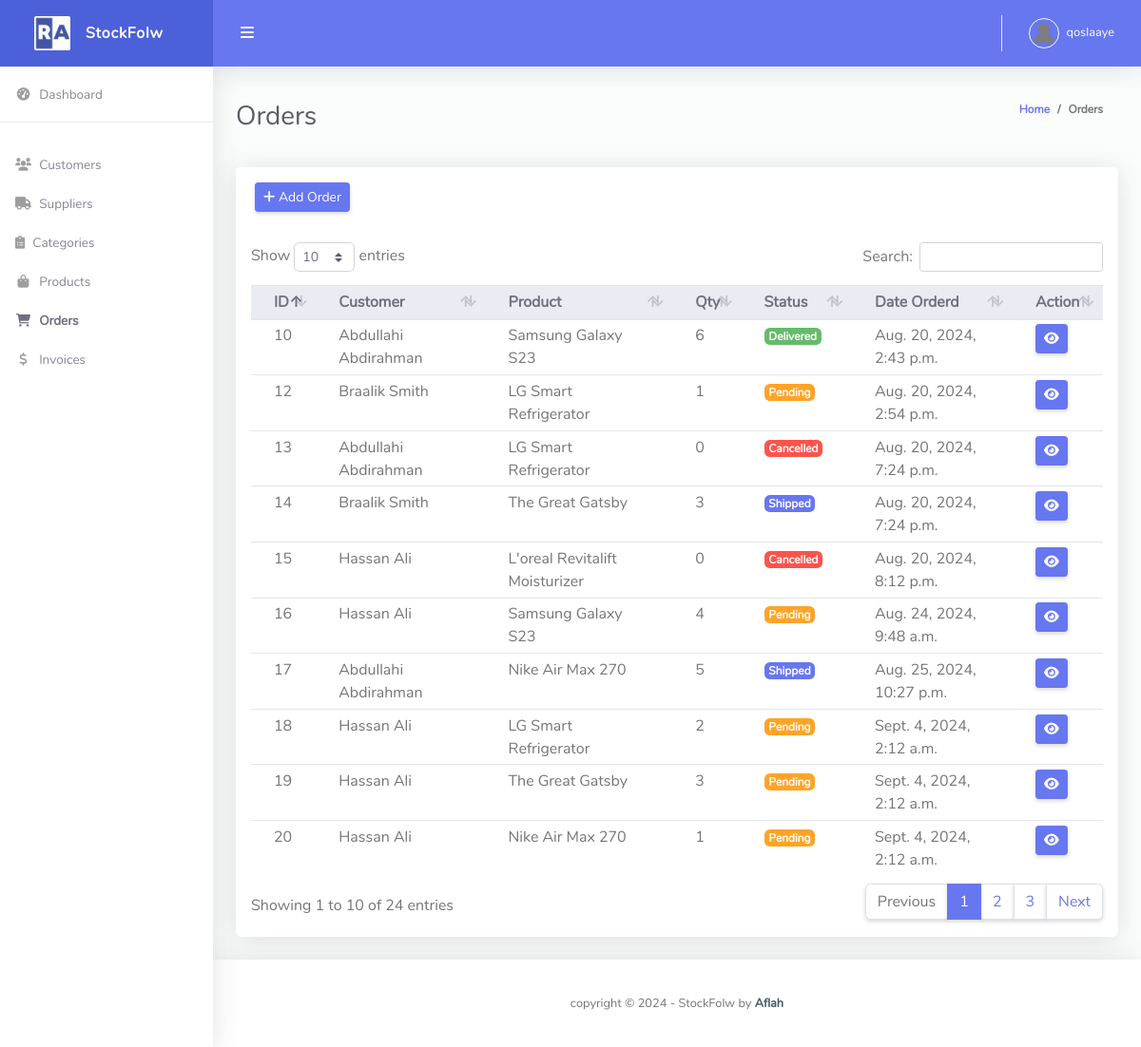
Page /order/ (signed in) on the earlier database version.
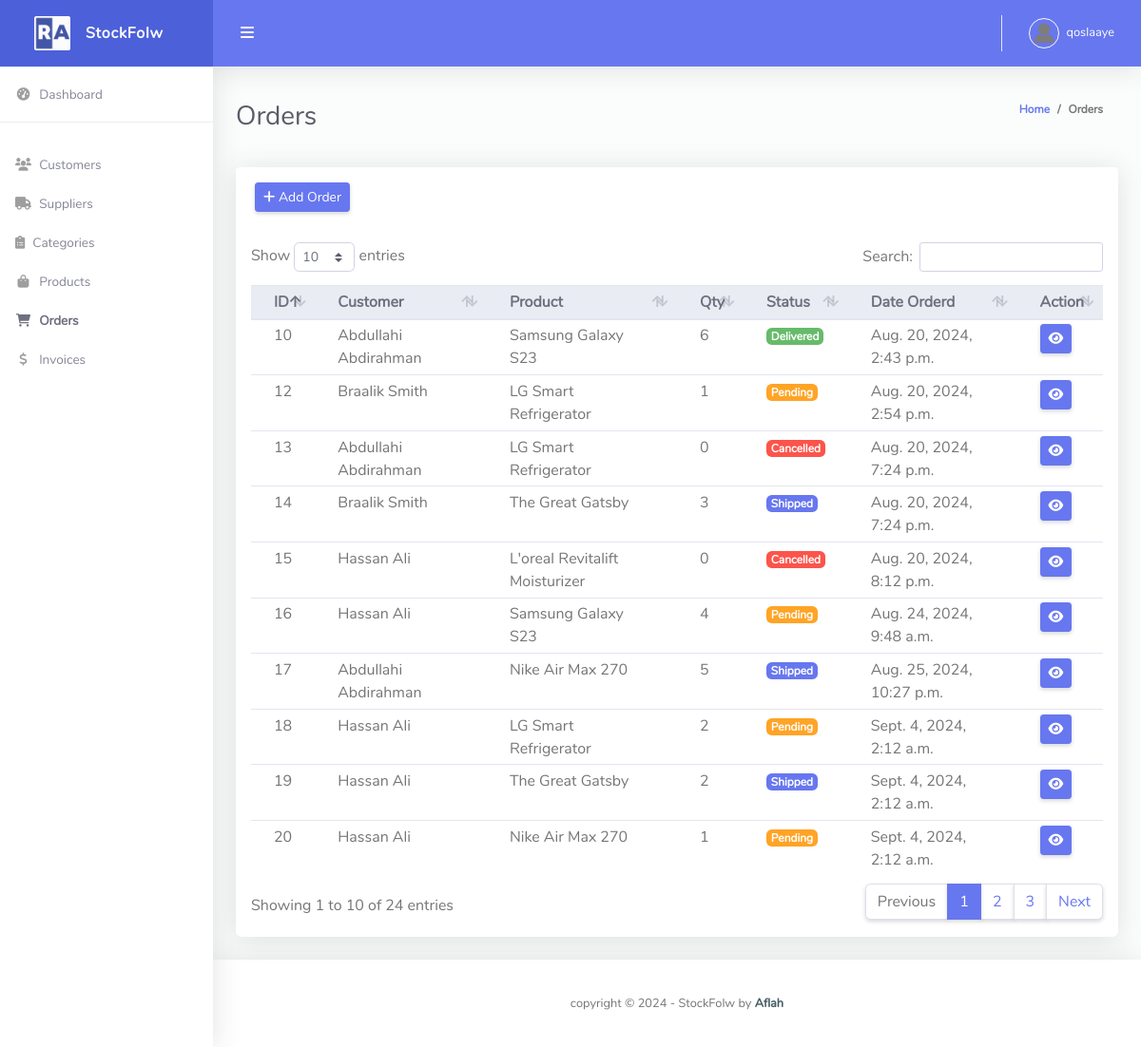
Same page on the later database version.
### stockflow/models.py (models this page shows, shortened)
class Order(models.Model):
    STATUS = (
        ('Pending', 'Pending'),
        ('Shipped', 'Shipped'),
        ('Delivered', 'Delivered'),
        ('Cancelled', 'Cancelled'),
    )
    customer = models.ForeignKey(Customer, on_delete=models.CASCADE)
    product = models.ForeignKey(Product, on_delete=models.CASCADE)
    quantity = models.PositiveIntegerField(default=1)
    status = models.CharField(max_length=200, choices=STATUS, default='Pending')
    date_created = models.DateTimeField(auto_now_add=True)

class Customer(models.Model):
    user = models.OneToOneField(User, null=True, blank=True, on_delete=models.CASCADE)
    name = models.CharField(max_length=200, null=True, blank=True)
    phone = models.CharField(max_length=200, null=True, blank=True)
    email = models.EmailField(max_length=200, null=True, blank=True)
    address = models.TextField(null=True, blank=True)
    profile_pic = models.ImageField(default="profile1.png", null=True, blank=True)
    date_created = models.DateTimeField(auto_now_add=True, null=True, blank=True)
    def __str__(self):
        return self.name if self.name else "Unnamed Customer"

class Product(models.Model):
    name = models.CharField(max_length=200)
    description = models.TextField(blank=True, null=True)
    price = models.DecimalField(max_digits=10, decimal_places=2)
    quantity = models.PositiveIntegerField(default=0)
    category = models.ForeignKey(Category, on_delete=models.CASCADE)
    supplier = models.ForeignKey(Supplier, on_delete=models.CASCADE)
    created_at = models.DateTimeField(auto_now_add=True)
    updated_at = models.DateTimeField(auto_now=True)
    def __str__(self):
        return self.name

### stockflow/views.py (the view)
# urls.py: path('order/', views.order, name='order'),
@login_required(login_url='login')
def order(request):
    orders = Order.objects.all()
    form = OrderForm()
    context = {'orders': orders, 'form': form}
    return render(request, 'order.html', context)

### stockflow/forms.py (shortened to what this page needs)
class OrderForm(forms.ModelForm):
    class Meta:
        model = Order
        fields = ['customer', 'product', 'quantity', 'status']
        widgets = {
            'customer': forms.Select(attrs={'class': 'form-control', 'placeholder': 'Customer', 'required': True}),
            'product': forms.Select(attrs={'class': 'form-control', 'placeholder': 'Product', 'required': True}),
            'quantity': forms.NumberInput(attrs={'class': 'form-control', 'placeholder': 'Quantity', 'required': True}),
            'status': forms.Select(attrs={'class': 'form-control', 'placeholder': 'Status', 'required': True}),
        }

### templates/order.html (shortened to what this page needs)
{% extends 'base.html' %}
{% block content %}
<div class="container-fluid" id="container-wrapper">
    <div class="d-sm-flex align-items-center justify-content-between mb-4">
        <h1 class="h3 mb-0 text-gray-800">Orders</h1>
        <ol class="breadcrumb">
            <li class="breadcrumb-item"><a href="{% url 'home' %}">Home</a></li>
            <li class="breadcrumb-item">Orders</li>
        </ol>
    </div>
    <div class="row">
        <div class="col-lg-12">
            <div class="card mb-4">
                <div class="card-header py-3 d-flex flex-row align-items-center justify-content-between">
                    <button class="btn btn-sm btn-primary" data-toggle="modal" data-target="#modal-add-order">
                        <i class="fas fa-plus"></i> Add Order
                    </button>
                </div>
                <div class="table-responsive p-3">
                    <table class="table align-items-center table-flush table-hover table-sm" id="dataTableHover">
                        <thead class="thead-light">
                            <tr>
                                <th>ID</th>
                                <th>Customer</th>
                                <th>Product</th>
                                <th>Qty</th>
                                <th>Status</th>
                                <th>Date Orderd</th>
                                <th>Action</th>
                            </tr>
                        </thead>
                        <tbody>
                            {% for order in orders %}
                            <tr>
                                <td>{{ order.id }}</td>
                                <td>{{ order.customer }}</td>
                                <td>{{ order.product }}</td>
                                <td>{{ order.quantity }}</td>
                                <td>
                                    {% if order.status == 'Pending' %}
                                        <span class="badge badge-warning">{{ order.status }}</span>
                                    {% elif order.status == 'Shipped' %}
                                        <span class="badge badge-primary">{{ order.status }}</span>
                                    {% elif order.status == 'Delivered' %}
                                        <span class="badge badge-success">{{ order.status }}</span>
                                    {% elif order.status == 'Cancelled' %}
                                        <span class="badge badge-danger">{{ order.status }}</span>
                                    {% endif %}
                                </td>
                                <td>{{ order.date_created}}</td>
                                <td>
                                    <a href="{% url 'update_order' order.id %}" class="btn btn-sm btn-primary">
                                        <i class="fas fa-eye"></i>
                                    </a>
                                </td>
                            </tr>
                            {% endfor %}
                        </tbody>
                    </table>
                </div>
            </div>
        </div>
    </div>
</div>
{% endblock %}

Differences in the rows shown:
changed Order id 19: quantity "3" → "2"; status "Pending" → "Shipped"
